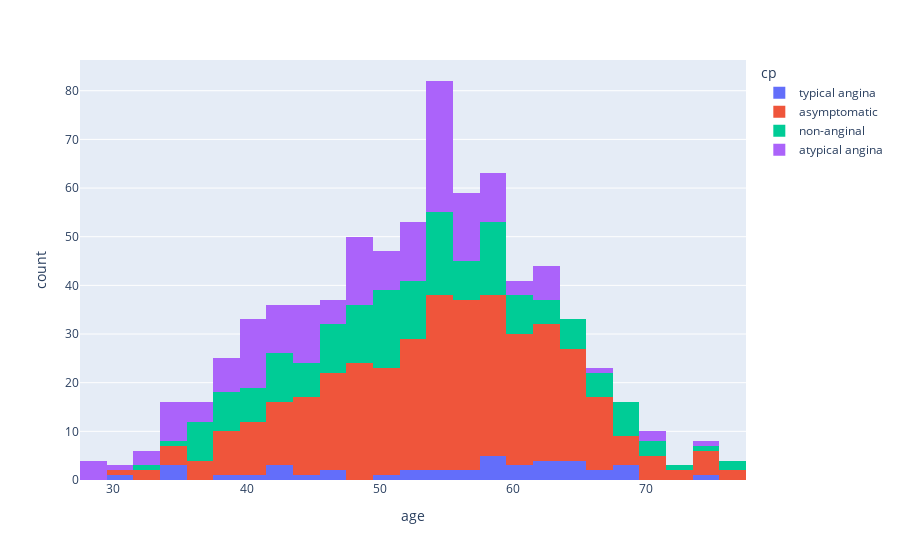

Notebook source saved alongside this figure:
### Code cell
# draw a plotly plot of age groupby cp
fig = px.histogram(df, x='age', color='cp')
fig.show()

### Figure 1 — Plotly figure (JSON) as saved in the notebook; plotly's stock layout.template omitted (floating-point values rounded to 4 significant figures; data arrays with more than 128 entries replaced by an {"elided": "..."} marker saying what was removed)
{"data": [{"alignmentgroup": "True", "bingroup": "x", "hovertemplate": "cp=typical angina<br>age=%{x}<br>count=%{y}<extra></extra>", "legendgroup": "typical angina", "marker": {"color": "#636efa", "pattern": {"shape": ""}}, "name": "typical angina", "offsetgroup": "typical angina", "orientation": "v", "showlegend": true, "type": "histogram", "x": [63, 64, 58, 66, 69, 40, 51, 34, 52, 65, 59, 52, 42, 59, 69, 59, 38, 56, 61, 60, 59, 64, 45, 30, 35, 43, 47, 54, 57, 62, 34, 43, 46, 55, 67, 65, 62, 61, 68, 74, 62], "xaxis": "x", "yaxis": "y"}, {"alignmentgroup": "True", "bingroup": "x", "hovertemplate": "cp=asymptomatic<br>age=%{x}<br>count=%{y}<extra></extra>", "legendgroup": "asymptomatic", "marker": {"color": "#EF553B", "pattern": {"shape": ""}}, "name": "asymptomatic", "offsetgroup": "asymptomatic", "orientation": "v", "showlegend": true, "type": "histogram", "x": {"elided": "370 int values"}, "xaxis": "x", "yaxis": "y"}, {"alignmentgroup": "True", "bingroup": "x", "hovertemplate": "cp=non-anginal<br>age=%{x}<br>count=%{y}<extra></extra>", "legendgroup": "non-anginal", "marker": {"color": "#00cc96", "pattern": {"shape": ""}}, "name": "non-anginal", "offsetgroup": "non-anginal", "orientation": "v", "showlegend": true, "type": "histogram", "x": {"elided": "170 int values"}, "xaxis": "x", "yaxis": "y"}, {"alignmentgroup": "True", "bingroup": "x", "hovertemplate": "cp=atypical angina<br>age=%{x}<br>count=%{y}<extra></extra>", "legendgroup": "atypical angina", "marker": {"color": "#ab63fa", "pattern": {"shape": ""}}, "name": "atypical angina", "offsetgroup": "atypical angina", "orientation": "v", "showlegend": true, "type": "histogram", "x": {"elided": "167 int values"}, "xaxis": "x", "yaxis": "y"}], "layout": {"barmode": "relative", "legend": {"title": {"text": "cp"}, "tracegroupgap": 0}, "margin": {"t": 60}, "xaxis": {"anchor": "y", "domain": [0, 1], "title": {"text": "age"}}, "yaxis": {"anchor": "x", "domain": [0, 1], "title": {"text": "count"}}}}
